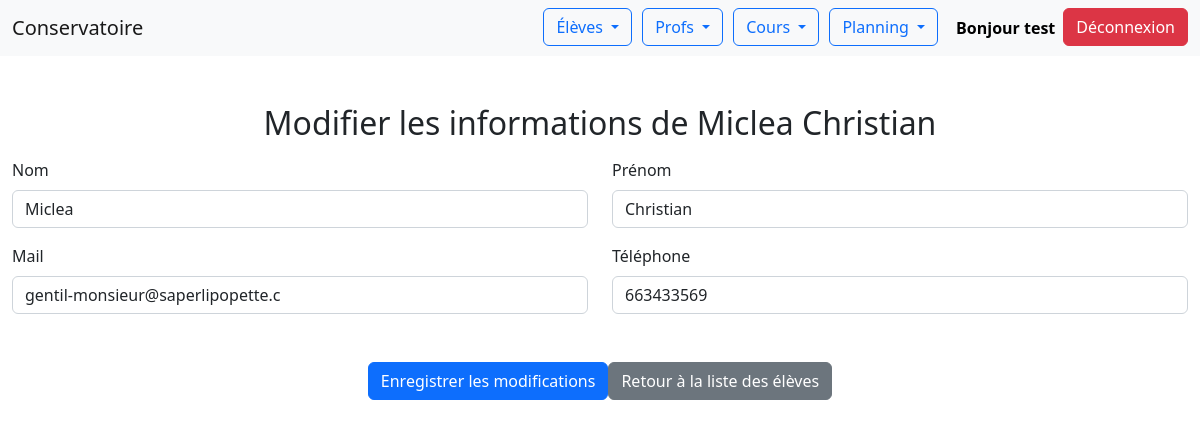
The app's page /Conservatoire/index.php?uc=personne&action=editer_form&id=56 (signed in) with its own data.
### tables this page shows
CREATE TABLE `personne` (
  `ID` int(11) NOT NULL,
  `NOM` char(32) DEFAULT NULL,
  `PRENOM` char(32) DEFAULT NULL,
  `TEL` int(11) DEFAULT NULL,
  `MAIL` char(32) DEFAULT NULL,
  `ADRESSE` char(32) DEFAULT NULL
);

### Conservatoire/Modeles/monPdo.php (called while the page is built, shortened)
<?php
class MonPdo
{
    private static $serveur='mysql:host=localhost';
    private static $bdd='dbname=kurghsvm_conservatoire';
    private static $user='kurghsvm_Christian' ;
    private static $mdp='APcn9v6zKbxL3yh' ;
    private static $unPdo = null;
    private function __construct()
    {
        MonPdo::$unPdo = new PDO(MonPdo::$serveur.';'.MonPdo::$bdd, MonPdo::$user, MonPdo::$mdp);
        MonPdo::$unPdo->query("SET CHARACTER SET utf8");
        MonPdo::$unPdo->setAttribute(PDO::ATTR_ERRMODE, PDO::ERRMODE_EXCEPTION);
    }
    public static function getInstance()
    {
        if (self::$unPdo == null) {
            self::$monPdo = new MonPdo();
        }
        return self::$unPdo;
    }
}
?>

### Conservatoire/Modeles/personne.class.php (called while the page is built, shortened)
<?php
class personne
{
        private $ID;
        private $NOM;
        private $PRENOM;
        private $TEL;
        private $MAIL;
        public function getID()
        {
                return $this->ID;
        }
        public function getNOM()
        {
                return $this->NOM;
        }
        public function getPRENOM()
        {
                return $this->PRENOM;
        }
        public function getTEL()
        {
                return $this->TEL;
        }
        public function getMAIL()
        {
                return $this->MAIL;
        }
        public static function getById($id)
        {
                $req = MonPdo::getInstance()->prepare("SELECT * FROM personne WHERE ID = :id");
                $req->bindValue(':id', $id, PDO::PARAM_INT);
                $req->setFetchMode(PDO::FETCH_CLASS | PDO::FETCH_PROPS_LATE, 'personne');
                $req->execute();
                return $req->fetch();
        }
}
?>

### Conservatoire/Vues/editerpersonne.php (the view, shortened to what this page needs)
<?php
require_once 'Modeles/monPdo.php';
?>
<!DOCTYPE html>
<html lang="en">
<?php
require_once 'Modeles/personne.class.php';
?>
<head>
    <link rel='stylesheet' href='https://cdn.jsdelivr.net/npm/bootstrap@5.2.0/dist/css/bootstrap.min.css'>
</head>
<body>
<?php include("header/header.php") ?>
    <div class="position-relative mt-5 mb-3">
        <h2 class="d-flex justify-content-center mt-5">Modifier les informations de <?php echo $personne->getNOM() . " " . $personne->getPRENOM(); ?></h2>
    </div>
    <div class="container-fluid position-relative mt-3">
        <form action="index.php?uc=personne&action=editer&id=<?php echo $personne->getID(); ?>" method="POST">
            <div class="row">
                <div class="col">
                    <label for="nom" class="form-label">Nom</label>
                    <input type="text" class="form-control" id="nom" name="nom" value="<?php echo $personne->getNOM(); ?>">
                </div>
                <div class="col">
                    <label for="prenom" class="form-label">Prénom</label>
                    <input type="text" class="form-control" id="prenom" name="prenom" value="<?php echo $personne->getPRENOM(); ?>">
                </div>
            </div>
            <div class="row mt-3">
                <div class="col">
                    <label for="mail" class
                    ="form-label">Mail</label>
                <input type="email" class="form-control" id="mail" name="mail" value="<?php echo $personne->getMAIL(); ?>">
            </div>
            <div class="col">
                <label for="tel" class="form-label">Téléphone</label>
                <input type="text" class="form-control" id="tel" name="tel" value="<?php echo $personne->getTEL(); ?>">
            </div>
        </div>
        <div class="d-flex justify-content-center mt-5">
            <button type="submit" class="btn btn-primary">Enregistrer les modifications</button>
            <a href="index.php?uc=personne&action=liste" class="btn btn-secondary">Retour à la liste des élèves</a>
        </div>
    </form>
</div>
</body>
</html>

### records on screen
personne: NOM "Miclea", PRENOM "Christian", nom "Miclea", prenom "Christian", mail "gentil-monsieur@saperlipopette.c", tel "663433569"

### other values on screen
$_SESSION['user_id'] "test"
